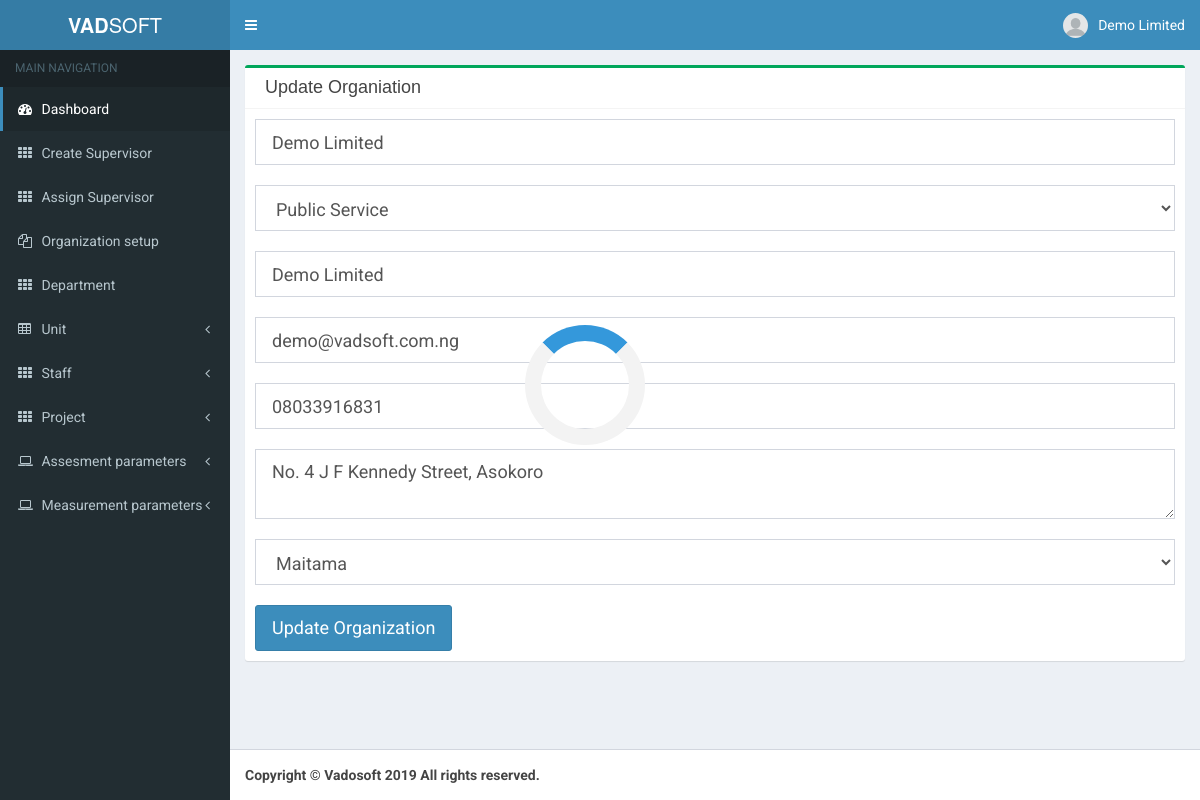
Page /v/organization?mode=edit (signed in) on the committed database.
### tables this page shows
CREATE TABLE `organization` (
  `org_id` int(11) NOT NULL,
  `org_name` varchar(100) NOT NULL,
  `org_email` varchar(50) NOT NULL,
  `org_admin` varchar(100) NOT NULL,
  `org_phone` varchar(50) NOT NULL,
  `org_category` mediumint(4) NOT NULL,
  `org_address` varchar(200) NOT NULL,
  `registered_at` datetime NOT NULL,
  `org_location` mediumint(3) NOT NULL,
  `org_license_key` varchar(50) DEFAULT NULL,
  `org_license_status` int(11) NOT NULL
);

CREATE TABLE `organization_category` (
  `cat_id` int(4) NOT NULL,
  `cat_name` varchar(30) NOT NULL,
  `cat_discrip` text NOT NULL,
  `registered_at` datetime NOT NULL
);

CREATE TABLE `area` (
  `area_id` int(5) NOT NULL,
  `area_name` varchar(20) NOT NULL,
  `area_town` smallint(4) NOT NULL,
  `area_state` tinyint(3) NOT NULL
);

### v/webapp/functions.php (called while the page is built, shortened)
<?php
function GetOrganizations($connection, $org_id = NULL, $category_id = NULL, $limit = NULL)
{
    $WHERE = ""; $LIMIT = "";
    if ($org_id == 0) {
        if ($category_id) {
            $WHERE = "WHERE org_category = '$category_id'";
        }
        if ($limit) {
            $LIMIT = "LIMIT $limit";
        }
    } else {
        if ($org_id)
            $WHERE = "WHERE org_id = '$org_id'";
    }
    $sql = "SELECT * FROM organization $WHERE $LIMIT";
    $query = $connection->query($sql) ;
    $num = $query->execute();
    if($num != 0)
    {
        return $query->fetchAll();
    }
    else
    {
        return false;
    }
}
function GetOrganizationLocation($connection, $area_id)
{
    $sql = "SELECT * FROM area where area_id='$area_id'";
    $query = $connection->query($sql) ;
    $num = $query->execute();
    if($num !=0)
    {
        while ($row = $query->fetch())
        {
            return $row['area_name'];
        }
    }
    else
    {
        return false;
    }
}
function GetOrganizationCat($connection, $cat_id){
    $sql = "SELECT * FROM organization_category where cat_id='$cat_id' ";
    $query = $connection ->query($sql) ;
    $num =  $query->setFetchMode(PDO::FETCH_NUM);
    if($num !=0) {
        while ($row = $query->fetch() ) {
            return $row['cat_name'] ;
        }
    }
}

### v/webapp/organization_edit.php (the view, shortened to what this page needs)
<div class="box box-success">
	<div class="box-header with-border">
		<h3 class="box-title">&nbsp; Update Organiation</h3>
	</div>
	<div class="box-body">
		<form id="defaultForm" method="post" class="form-horizontal" action="webapp/org.php?mode=edit">
		  	<input class="form-control input-lg" type="text" name="name" id="name" placeholder="Name of organization" value="<?= $org_name ?>">
		  	<br>
		  	<select class="form-control input-lg" name="cat" id="cat" style="width: 100%;">
		  		<option value="<?=$org_category; ?>" selected><?= GetOrganizationCat($connection,$org_category); ?></option>
            </select>
            <br />
		  	<input type="text" class="form-control input-lg" name="ad_name" autocomplete="off" placeholder="Contact Person" value="<?= $org_adname ?>" />
		  	<br>
		  	<input type="email" class="form-control input-lg" name="email" id="u_email" placeholder="Organization email" value="<?= $org_email ?>" />
		  	<br>
		  	<input type="text" class="form-control input-lg" name="phone" id="phone" placeholder="Phone number" value="<?= $org_phone?>" />
		  	<br>
		  	<textarea class="form-control input-lg" name="add" placeholder="Address" id="add" row="3"><?= $org_address ?></textarea>
		  	<br>
		  	<select class="form-control input-lg" name="location" id="location">
                <?php
                $sql = "SELECT * FROM area ORDER BY area_name" ;
                $sql = $connection->query($sql) or die("Unsuccessful") ;
                $sql ->setFetchMode(PDO::FETCH_ASSOC);
                while($row = $sql->fetch())
                {
                    ?>
                         <option <?php if($org_location == $row['area_name']){ echo "selected"; } ?> value="<?php echo $row['area_id']; ?>"><?php
                          echo $row['area_name'];  ?></option>
                    <?php
                }
              ?>
            </select>
            <br>
            <input type="submit" value="Update Organization" class="btn btn-lg btn-primary" />
		</form>
	</div>
</div>

### rows in the picture
organization: name "Demo Limited", cat "Public Service", ad_name "Demo Limited", email "demo@vadsoft.com.ng", phone "08033916831", add "No. 4 J F Kennedy Street, Asokoro", location "Maitama"

### other values in the picture
$_SESSION['name'] "Demo Limited"
